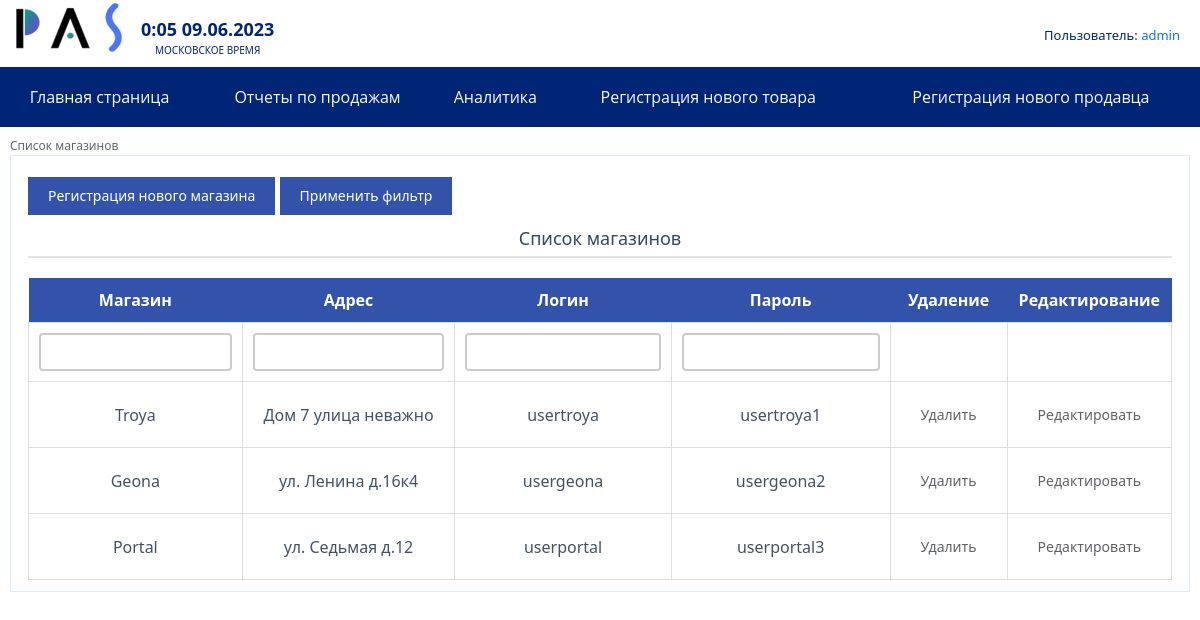
Screenshot of /atc/resources/template/regobjects/registration.php (signed in) with the database file from the repository.
### tables this page shows
CREATE TABLE `users` (
  `user_id` int(100) NOT NULL,
  `role` int(1) NOT NULL DEFAULT '0',
  `password` varchar(50) NOT NULL,
  `login` varchar(50) NOT NULL,
  `storeid` int(100) DEFAULT NULL
);

CREATE TABLE `stores` (
  `storeid` int(11) NOT NULL,
  `storename` text NOT NULL,
  `adress` text NOT NULL
);

### atc/resources/template/regobjects/registration.php (the view, shortened to what this page needs)
<!DOCTYPE html>
<html lang="ru">
<head>
    <link href="https://cdn.jsdelivr.net/npm/bootstrap@5.3.0-alpha1/dist/css/bootstrap.min.css" rel="stylesheet"
>
</head>
<body class>
<div id="app">
    <section class="el-container is-vertical" id="mainContainer">
        <header class="el-header" id="header" style="height: auto;">
            <div class="el-row" id="top">
                <div class="row" id="logo" style="min-width: 1vh">
                    <a href="../index.php" class="router-link-active" id="homeLink">
                        <img id="logoImg" src="/atc/resources/template/img/logotip.png" alt="PAS" width="128px" height="56px">
                    </a>
                </div>
                <div id="userInfo">
                    <ul class="user-info">
                        <li class="list-style-type-none text-decoration-none text-blue label first">
                            Пользователь:&nbsp;
                        </li>
                        <li class="value">
                            <a href = "\atc\resources\template\authentication\exit.php" class="user-info-value text-decoration-none"><?echo $_COOKIE["user"];?></a>
                        </li>
                    </ul>
                </div>
                <div id="timeContainer">
                    <div class="time">
                        <div class="time-value">hh:mm dd.mm.yyyy</div>
                        <span>МОСКОВСКОЕ ВРЕМЯ</span>
                    </div>
                </div>
                <div>
                    <div data-v-60c9bf92 class="nav">
                        <div data-v-60c9bf92 class="nav-item first">
                            <a href="../index.php" class="text-center text-decoration-none text-light">Главная страница</a>
                        </div>
                        <div data-v-60c9bf92 class="nav-item first">
                            <a href="../report.php" class="text-center text-decoration-none text-light">Отчеты по продажам</a>
                        </div>
                        <div data-v-60c9bf92 class="nav-item notfirst">
                            <a href="../analytics.php" class="text-center text-decoration-none text-light">Аналитика</a>
                        </div>
                        <div data-v-60c9bf92 class="nav-item notfirst">
                            <a href="regnewproduct.php" class="text-center text-decoration-none text-light">Регистрация нового товара</a>
                        </div>
                        <?php if ($_COOKIE['user2']=='1'): ?>
                            <div data-v-60c9bf92 class="nav-item notfirst">
                                <a href="/atc/resources/template/regobjects/regmember.php" class="text-center text-decoration-none text-light">Регистрация нового продавца</a>
                            </div>
                        <?php endif?>
                    </div>
                </div>
            </div>
        </header>
        <main class="el-main" id="view">
            <div data-v-44f6aa19>
                <div data-v-1ed7fb43 data-v-44f6aa19 class="breadcrumbs">
                    <span data-v-1ed7fb43>Список магазинов</span>
                </div>
                <div data-v-44f6aa19 class="content-panel">
                    <button data-v-44f6aa19 type="button" class="el-button lc el-button--default" onclick="window.location.href='regsetshop.php'">
                        <span>Регистрация нового магазина</span>
                    </button>
                    <button data-v-44f6aa19 type="button" class="el-button lc el-button--default" onclick="filter_reg()">
                        <span>Применить фильтр</span>
                    </button>
                <div>
                    <div data-v-44f6aa19 class="lc-table-label">Список магазинов</div>
                    <div data-v-44f6aa19 class="el-table lc-table el-table--fit el-table--striped el-table--border el-table--group el-table--fluid-height el-table--scrollable-x el-table--enable-row-hover el-table--enable-row-transition"
                         style="max-height: 500px">
                        <div class="el-table__header-wrapper">
                            <?php
                            $mysql = new mysqli('localhost','root','root','test_pgtomy');
                            $sql = "SELECT s.storeid, s.storename, s.adress, u.login, u.password FROM stores s
        INNER JOIN users u ON s.storeid = u.storeid
        ";
                            $result = mysqli_query($mysql, $sql);
                            ?>
                            <table class="filter-table">
                                <tr>
                                    <th>Магазин</th>
                                    <th>Адрес</th>
                                    <th>Логин</th>
                                    <th>Пароль</th>
                                    <th>Удаление</th>
                                    <th>Редактирование</th>
                                </tr>
                                <tr>
                                    <td><input type="text" name="storename"></td>
                                    <td><input type="text" name="adress"></td>
                                    <td><input type="text" name="login"></td>
                                    <td><input type="text" name="password"></td>
                                    <td><input type="hidden" value="Удалить"></td>
                                    <td><input type="hidden" value="Редактировать"></td>
                                </tr>
                                <?php while($row = mysqli_fetch_assoc($result)) {?>
                                        <tr class="component__table">
                                            <td><?php echo $row['storename']; ?></td>
                                            <td><?php echo $row['adress']; ?></td>
                                            <td><?php echo $row['login']; ?></td>
                                            <td><?php echo $row['password']; ?></td>
                                            <td>
                                                <form method="post" action="regprocess/shopdel.php">
                                                    <input type="submit" value="Удалить" class="function_button el-function_button">
                                                </form>
                                            </td>
                                            <td>
                                                <form method="post" action="editshop.php">
                                                    <input type="submit" value="Редактировать" class="function_button el-function_button">
                                                </form>
                                            </td>
                                        </tr>
                                <?php } ?>
                            </table>
                        </div>
                    </div>
                </div>
            </div>
        </main>
    </section>
</div>
</body>
</html>

### atc/resources/template/regobjects/registration.php (style rules this page uses)
html { overflow-x: hidden; }
#app, body { font family: Open Sans, sans, serif; font size: 14px; color: #445165; box-sizing: border-box; webkit box sizingL border box; height: 100%; min-width: 900px; }
div { display: block; }
#homeLink { height: 100%; display: block; }
a { color: #3253a9 }
#logo { float: left; height: 58px; width: 145px; text-align: left; padding-left: 10px; }
.el-container.is-vertical { -webkit-box-orient: vertical; -webkit-box-direction: normal; flex-direction: column; }
.el-container { display: flex; -webkit-box-orient: vertical; -webkit-box-direction: normal; flex-direction: row; -web-kit-box-flex: 1; flex: 1; flex-basis: auto; box-sizing: border-box; min-width: 0; }
.user-info li { float: left; padding-top: 5px; padding-bottom: 5px }
* { box-sizing: border-box; }
.user-info { line-height: 53px; float: right; padding-right: 20px; list-style: none; margin-top: 4px; margin-bottom: 0; color: #002577; font-size: 13px; }
ul { display: list-item; text-align: -webkit-match-parent; }
.nav[data-v-60c9bf92] { width: 100%; display: table; background-color: #002577; font-family: Open Sans, sans-serif; font-size: 16px; color: #fff; line-height: 60px; }
.nav-item[data-v-60c9bf92] { display: table-cell; position: relative; cursor: default; z-index: 2002; text-align: center; }
#timeContainer { display: inline-block; height: 58px; text-align: center; position: relative; padding-left: 20px; white-space: nowrap; }
.time { font-size: 10px; color: #002577; position: absolute; bottom: 0; }
.time-value { font-size: 18px; font-weight: 700; }
.breadcrumbs, .breadcrumbs span { color: #666; font-size: 12px; }
#view { margin-top: 10px; padding: 0 10px; }
main { display: block; }
.el-main { display: block; -webkit-box-flex: 1; ms-flex: 1; flex: 1; ms-flex-preferred-size: auto; flex-basis: auto; overflow: auto; padding: 20px; }
.content-panel { border: 1px solid #ddeaff; padding: 11px 17px; background-color: #fff; }
button { -webkit-writing-mode: horizontal-td !important; text-rendering: auto; color: internal-light-dark(black, white); letter-spacing: normal; word-spacing: normal; text-transform: none; text-indent: 0px; text-shadow: none; text-align: center; cursor: center; font: 400 13.3333px Arial; }
.el-button { display: inline-block; line-height: 1; white-space: nowrap; cursor: pointer; background: #fff; border: 1px solid #dcdfe6; color: #606266; -webkit-appearance: none; text-align: center; -webkit-box-sizing: border-box; box-sizing: border-box; outline: 0; margin: 0; -webkit-transition: .1s; transition: .1s; font-weight: 500; padding: 12px 20px; font-size: 14px; border-radius: 4px; }
.lc.el-button { border: 0; border-radius: 0; margin-top: 10px; background-color: #3253a9; color: #fff; }
.lc-table-label { color: #364760; font-size: 18px; text-align: center; padding: 10px 4px 4px 4px; border-bottom: 2px solid #e3e4e8; }
.filter-table { width: 100%; border-collapse: collapse; margin-top: 20px; }
.filter-table th { background-color: #3253A9; color: white; font-weight: bold; text-align: center; padding: 10px; }
.filter-table td { border: 1px solid #ddd; padding: 10px; text-align: center; }
.filter-table input[type=text] { width: 100%; padding: 5px; box-sizing: border-box; border: 2px solid #ccc; border-radius: 4px; }
.function_button { padding: 11px 17px; background-color: #fff; }
.el-function_button { display: inline-block; white-space: nowrap; cursor: pointer; background: #fff; color: #606266; -webkit-appearance: none; text-align: center; outline: 0; margin: 0; -webkit-transition: .1s; transition: .1s; font-weight: 500; padding: 12px 20px; font-size: 14px; border: none; }

### rows the page displays
users: storeid.storename "Troya", storeid.adress "Дом 7 улица неважно", login "usertroya", password "usertroya1"
users: storeid.storename "Geona", storeid.adress "ул. Ленина д.16к4", login "usergeona", password "usergeona2"
users: storeid.storename "Portal", storeid.adress "ул. Седьмая д.12", login "userportal", password "userportal3"

### other values shown
$_COOKIE["user"] "admin"
